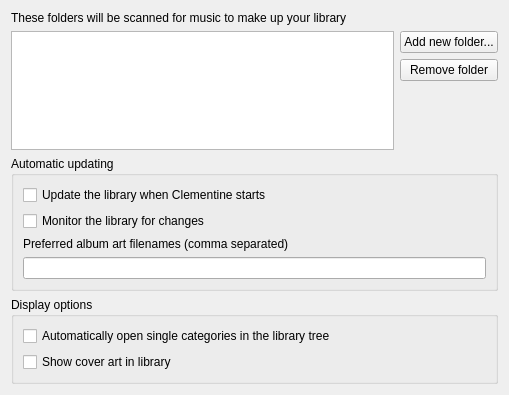
<?xml version="1.0" encoding="UTF-8"?>
<ui version="4.0">
 <class>LibraryConfig</class>
 <widget class="QWidget" name="LibraryConfig">
  <property name="geometry">
   <rect>
    <x>0</x>
    <y>0</y>
    <width>509</width>
    <height>395</height>
   </rect>
  </property>
  <layout class="QVBoxLayout" name="verticalLayout_3">
   <item>
    <widget class="QLabel" name="label">
     <property name="text">
      <string>These folders will be scanned for music to make up your library</string>
     </property>
    </widget>
   </item>
   <item>
    <layout class="QHBoxLayout" name="horizontalLayout">
     <item>
      <widget class="QListView" name="list">
       <property name="iconSize">
        <size>
         <width>16</width>
         <height>16</height>
        </size>
       </property>
       <property name="uniformItemSizes">
        <bool>true</bool>
       </property>
      </widget>
     </item>
     <item>
      <layout class="QVBoxLayout" name="verticalLayout">
       <item>
        <widget class="QPushButton" name="add">
         <property name="text">
          <string>Add new folder...</string>
         </property>
         <property name="flat">
          <bool>false</bool>
         </property>
        </widget>
       </item>
       <item>
        <widget class="QPushButton" name="remove">
         <property name="text">
          <string>Remove folder</string>
         </property>
        </widget>
       </item>
       <item>
        <spacer name="verticalSpacer">
         <property name="orientation">
          <enum>Qt::Vertical</enum>
         </property>
         <property name="sizeHint" stdset="0">
          <size>
           <width>20</width>
           <height>40</height>
          </size>
         </property>
        </spacer>
       </item>
      </layout>
     </item>
    </layout>
   </item>
   <item>
    <widget class="QGroupBox" name="groupBox_2">
     <property name="title">
      <string>Automatic updating</string>
     </property>
     <layout class="QVBoxLayout" name="verticalLayout_4">
      <item>
       <widget class="QCheckBox" name="startup_scan">
        <property name="text">
         <string>Update the library when Clementine starts</string>
        </property>
       </widget>
      </item>
      <item>
       <widget class="QCheckBox" name="monitor">
        <property name="text">
         <string>Monitor the library for changes</string>
        </property>
       </widget>
      </item>
      <item>
       <widget class="QLabel" name="label_2">
        <property name="text">
         <string>Preferred album art filenames (comma separated)</string>
        </property>
       </widget>
      </item>
      <item>
       <widget class="QLineEdit" name="cover_art_patterns">
        <property name="toolTip">
         <string>When looking for album art Clementine will first look for picture files that contain one of these words.
If there are no matches then it will use the largest image in the directory.</string>
        </property>
       </widget>
      </item>
     </layout>
    </widget>
   </item>
   <item>
    <widget class="QGroupBox" name="groupBox">
     <property name="title">
      <string>Display options</string>
     </property>
     <layout class="QVBoxLayout" name="verticalLayout_2">
      <item>
       <widget class="QCheckBox" name="auto_open">
        <property name="text">
         <string>Automatically open single categories in the library tree</string>
        </property>
       </widget>
      </item>
      <item>
       <widget class="QCheckBox" name="pretty_covers">
        <property name="text">
         <string>Show cover art in library</string>
        </property>
       </widget>
      </item>
     </layout>
    </widget>
   </item>
  </layout>
 </widget>
 <tabstops>
  <tabstop>list</tabstop>
  <tabstop>add</tabstop>
  <tabstop>remove</tabstop>
 </tabstops>
 <resources/>
 <connections/>
</ui>
